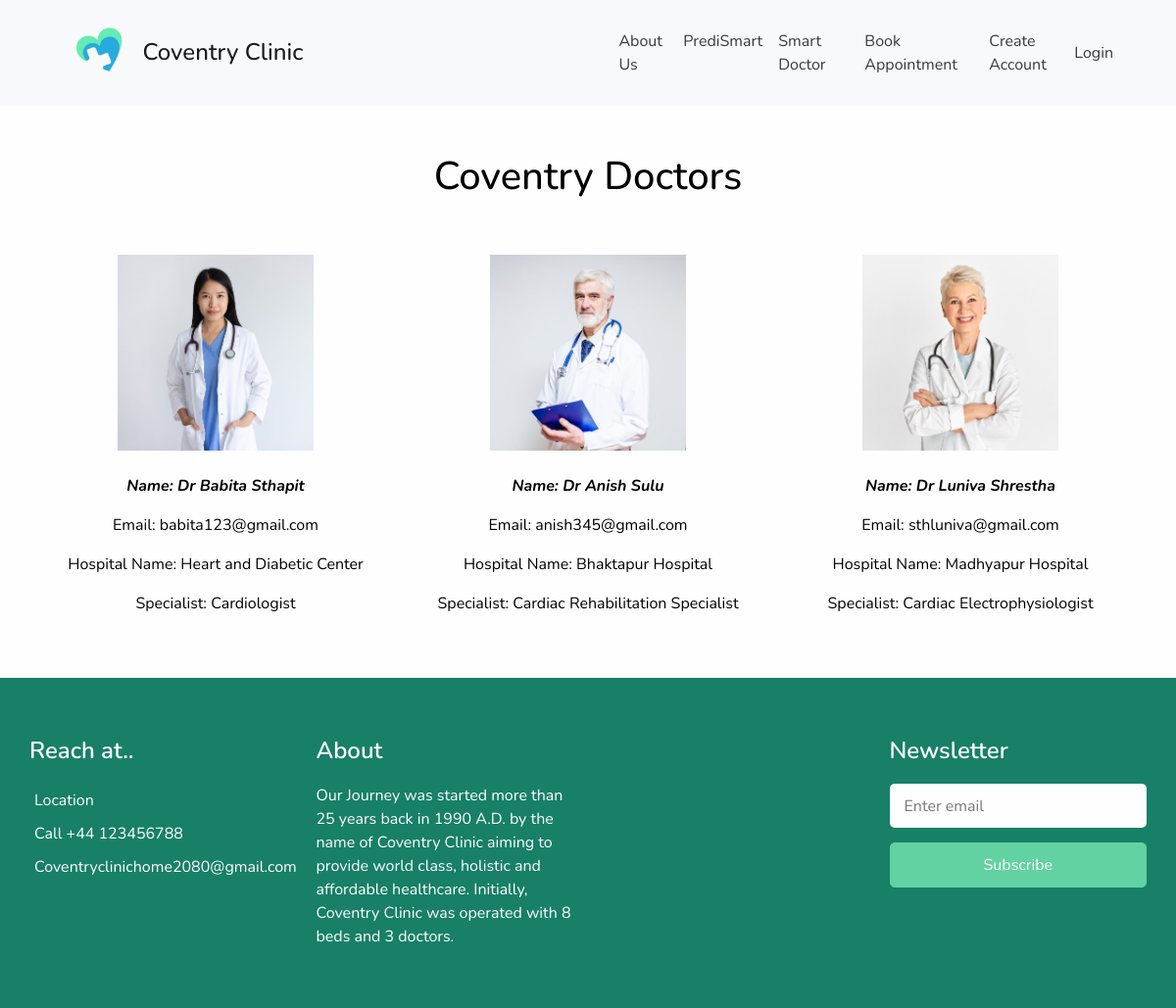
Page /doctors on the committed database.
### diseaseapp/models.py (models this page shows, shortened)
class Doctor(models.Model):
    name = models.CharField(max_length=200, null=True)
    email = models.CharField(max_length=200 , null = False)
    image = models.ImageField(upload_to='Doctor' , null=True)
    hospital_name = models.CharField(max_length=200, null=True)
    specialist = models.CharField(max_length=200, null=True)

### diseaseapp/views.py (the view)
# urls.py: path('doctors', views.get_data, name="doctors"),
def get_data(request):
    data = Doctor.objects.all()
    return render(request, 'doctor.html', {'data': data})

### diseaseapp/templates/doctor.html (shortened to what this page needs)
{% load static %}
{% include 'header.html' %}
<div class = "doctor-section py-5">
<h1 class = "text-center pb-5"> Coventry Doctors </h1>
<div class= "container row m-auto">
{% for x in data %}
<div class = "col-md-4">
<img src = "{{x.image.url}}" height = 200 width = 200 class = "d-block m-auto"></img>
<br>
<p name = "doctor_name" class = "text-center"> <i><b>Name: Dr {{x.name}}</b></i></p>
<p name = "doctor_gmail" class = "text-center">Email: {{x.email}}</p>
<p class = "text-center">Hospital Name: {{x.hospital_name}}</p>
<p class = "text-center">Specialist: {{x.specialist}}</p>
</div>
{% endfor%}
</div>
</div>
{% include 'footer.html' %}

### diseaseapp/templates/header.html (shortened to what this page needs)
{% load static%}
<!DOCTYPE html>
<html lang="en">
<head>
  <link rel="stylesheet" type="text/css" href="{% static 'css/bootstrap.css' %}" />
  <link rel = "stylesheet" href = "{% static 'css/style.css' %}">
  <link rel="stylesheet" type="text/css" href="https://cdnjs.cloudflare.com/ajax/libs/OwlCarousel2/2.3.4/assets/owl.carousel.min.css" />
  <link href="{% static 'css/responsive.css' %}" rel="stylesheet" />
</head>
<body>
<nav class="navbar navbar-expand-lg navbar-light bg-light">
  <div class="container-fluid px-lg-5 d-flex align-items-center justify-content-between">
    <a class="navbar-brand d-flex align-items-center" href="/">
      <img src="{% static 'images/logo/PK_Logo.png' %}" style = "max-width: 15%;">
      <h4 class = "navbar-heading m-0">Coventry Clinic</h4>
    </a>
    <div class="collapse navbar-collapse d-flex justify-content-end" id="navbarSupportedContent">
      <ul class="navbar-nav">
        <li class="nav-item pe-lg-4">
          <a class="text-dark nav-link" aria-current="page" href="{% url 'about' %}">About Us</a>
        </li>
        <li class="nav-item pe-lg-4">
          <a class="text-dark nav-link" aria-current="page" href="{% url 'predict_form' %}">PrediSmart</a>
        </li>
        <li class="nav-item pe-lg-4">
          <a class="text-dark nav-link" aria-current="page" href="{% url 'doctors' %}">Smart Doctor</a>
        </li>
        <li class="nav-item pe-lg-4">
          <a class="text-dark nav-link" aria-current="page" href="{% url 'appointment' %}">Book Appointment</a>
        </li>
      <li class="nav-item pe-lg-4 d-flex align-items-center">
        {% if user.is_authenticated %}
          <p class = "text-success text-decoration-none fw-bold px-lg-3 m-0">Welcome, {{user.username}}</p>
      </li>
      <li class="nav-item pe-lg-4 d-flex align-items-center">
          <a href="{% url 'logout' %}" class = "text-danger fw-bold text-decoration-none">Logout</a>
      </li>
        {% else %}
        <a href="{% url 'signup' %}" class = "px-lg-3 text-dark text-decoration-none">Create Account</a>
        <a href="{% url 'login' %}" class = "text-dark text-decoration-none">Login</a>
        {% endif %}
      </li>
    </ul>
    </div>
  </div>
</nav>

### diseaseapp/templates/footer.html (shortened to what this page needs)
{% load static %}
  <footer class="footer_section">
    <div class="container">
      <div class="row">
        <div class="col-md-6 col-lg-3 footer_col">
          <div class="footer_contact">
            <h4>
              Reach at..
            </h4>
            <div class="contact_link_box">
              <a href="">
                <span>
                  Location
                </span>
              </a>
              <a href="">
                <span>
                  Call +44 123456788
                </span>
              </a>
              <a href="">
                <span>
                  Coventryclinichome2080@gmail.com
                </span>
              </a>
            </div>
          </div>
        </div>
        <div class="col-md-6 col-lg-3 footer_col">
          <div class="footer_detail">
            <h4>
              About
            </h4>
            <p>
              Our Journey was started more than 25 years back in 1990 A.D. by the name of Coventry Clinic aiming to provide world class, holistic and affordable healthcare. Initially, Coventry Clinic was operated with 8 beds and 3 doctors.
            </p>
          </div>
        </div>
        <div class="col-md-6 col-lg-2 mx-auto footer_col">
        </div>
        <div class="col-md-6 col-lg-3 footer_col ">
          <h4>
            Newsletter
          </h4>
          <form action="#">
            <input type="email" placeholder="Enter email" />
            <button type="submit">
              Subscribe
            </button>
          </form>
        </div>
      </div>
    </div>
  </footer>
</body>
</html>

### static/css/style.css (style rules this page uses)
body { font-family: 'Nunito', sans-serif; color: #000000; background-color: #fefefe; overflow-x: hidden; }
a, a:hover, a:focus { text-decoration: none; }
.footer_section { background: #178066; color: #ffffff; padding: 60px 0 15px 0; position: relative; }
.footer_section h4 { font-weight: 600; margin-bottom: 20px; }
.footer_section .footer_col { margin-bottom: 30px; }
.footer_section .footer_contact .contact_link_box { display: -webkit-box; display: -ms-flexbox; display: flex; -webkit-box-orient: vertical; -webkit-box-direction: normal; -ms-flex-direction: column; flex-direction: column; }
.footer_section .footer_contact .contact_link_box a { margin: 5px 0; color: #ffffff; }
.footer_section form input { border: none; background-color: #fefefe; width: 100%; height: 45px; color: #000000; outline: none; border-radius: 5px; padding: 0 15px; }
.footer_section form input::placeholder { color: #777; }
.footer_section form button { width: 100%; text-align: center; display: inline-block; padding: 10px 55px; background-color: #62d2a2; color: #ffffff; border-radius: 5px; -webkit-transition: all 0.3s; transition: all 0.3s; border: 1px solid #62d2a2; margin-top: 15px; }

### static/css/responsive.css (style rules this page uses)
@media (min-width: 1200px) { .container { max-width: 1170px; } }

### rows in the picture
Doctor: image (picture), name "Babita Sthapit", email "babita123@gmail.com", hospital_name "Heart and Diabetic Center", specialist "Cardiologist"
Doctor: image (picture), name "Anish Sulu", email "anish345@gmail.com", hospital_name "Bhaktapur Hospital", specialist "Cardiac Rehabilitation Specialist"
Doctor: image (picture), name "Luniva Shrestha", email "sthluniva@gmail.com", hospital_name "Madhyapur Hospital", specialist "Cardiac Electrophysiologist"
